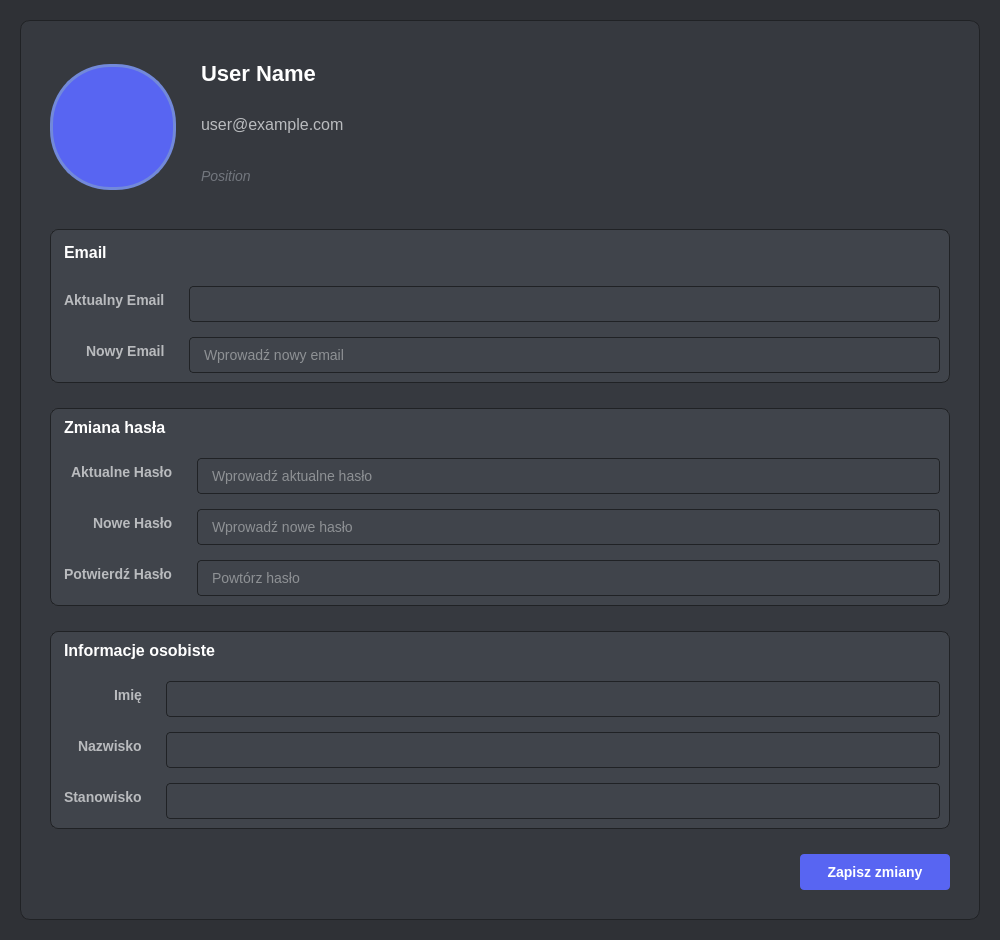
<?xml version="1.0" encoding="UTF-8"?>
<ui version="4.0">
 <class>AccountSettingsWidget</class>
 <widget class="QWidget" name="AccountSettingsWidget">
  <property name="geometry">
   <rect>
    <x>0</x>
    <y>0</y>
    <width>1000</width>
    <height>940</height>
   </rect>
  </property>
  <property name="windowTitle">
   <string>Account Settings</string>
  </property>
  <property name="styleSheet">
   <string notr="true">
/* --- Main Window Style --- */
QWidget#AccountSettingsWidget {
    background-color: #2f3136;
    color: #e8e9ea;
    font-family: &quot;Segoe UI&quot;, Roboto, Cantarell, &quot;Helvetica Neue&quot;, sans-serif;
    font-size: 14px;
}

/* --- Content Card Style --- */
QWidget#contentCard {
    background-color: #36393f;
    border-radius: 10px;
    border: 1px solid #202225;
}

/* --- Layouts --- */
QVBoxLayout, QHBoxLayout, QFormLayout, QGridLayout {
    background-color: transparent;
}

/* --- Section Card Style --- */
QFrame.sectionCard {
    background-color: #40444b;
    border-radius: 8px;
    border: 1px solid #202225;
    padding: 15px;
}

/* --- Avatar Style --- */
QLabel#avatarLabel {
    background-color: #5865F2;
    border: 3px solid #7289da;
    border-radius: 60px;
    min-width: 120px;
    max-width: 120px;
    min-height: 120px;
    max-height: 120px;
    qproperty-alignment: AlignCenter;
    color: white;
    font-size: 42px;
    font-weight: bold;
}

/* --- Heading Styles --- */
QLabel#usernameLabel {
    color: white;
    font-size: 22px;
    font-weight: bold;
    background-color: transparent;
}

QLabel#emailLabel {
    color: #b9bbbe;
    font-size: 16px;
    background-color: transparent;
}

QLabel#positionLabel {
    color: #72767d;
    font-size: 14px;
    font-style: italic;
    background-color: transparent;
}

QLabel.sectionTitle {
    color: white;
    font-size: 16px;
    font-weight: bold;
    padding-bottom: 5px;
    border-bottom: 1px solid #4f545c;
    background-color: transparent;
}

/* --- Form Labels --- */
QLabel.formLabel {
    color: #b9bbbe;
    font-size: 14px;
    font-weight: 500;
    padding-right: 5px;
    background-color: transparent;
}

/* --- Line Edits --- */
QLineEdit {
    background-color: #40444b;
    color: #dcddde;
    border: 1px solid #202225;
    border-radius: 4px;
    padding: 8px 12px;
    font-size: 14px;
    selection-background-color: #5865F2;
}

QLineEdit:focus {
    border: 1px solid #5865F2;
    background-color: #454950;
}

QLineEdit:disabled {
    background-color: #36393f;
    color: #72767d;
}

QLineEdit::placeholder {
    color: #72767d;
}

/* --- Buttons --- */
QPushButton.primaryButton {
    background-color: #5865F2;
    color: white;
    border: none;
    border-radius: 4px;
    padding: 10px 20px;
    font-size: 14px;
    font-weight: 600;
}

QPushButton.primaryButton:hover {
    background-color: #4752c4;
}

QPushButton.primaryButton:pressed {
    background-color: #3c45a5;
}

QPushButton.secondaryButton {
    background-color: #4f545c;
    color: white;
    border: none;
    border-radius: 4px;
    padding: 8px 16px;
    font-size: 13px;
}

QPushButton.secondaryButton:hover {
    background-color: #5d6269;
}

QPushButton.secondaryButton:pressed {
    background-color: #6b6f79;
}

/* --- Status Label --- */
QLabel#statusLabel {
    color: #5865F2;
    font-size: 14px;
    min-height: 20px;
    background-color: transparent;
}

QLabel#statusLabel[warning=&quot;true&quot;] {
    color: #faa61a;
}

QLabel#statusLabel[error=&quot;true&quot;] {
    color: #ed4245;
}

/* --- Tooltip --- */
QToolTip {
    background-color: #202225;
    color: #dcddde;
    border: 1px solid #4f545c;
    padding: 5px;
}
   </string>
  </property>
  <layout class="QVBoxLayout" name="mainLayout">
   <property name="spacing">
    <number>20</number>
   </property>
   <property name="leftMargin">
    <number>20</number>
   </property>
   <property name="topMargin">
    <number>20</number>
   </property>
   <property name="rightMargin">
    <number>20</number>
   </property>
   <property name="bottomMargin">
    <number>20</number>
   </property>
   <item>
    <widget class="QWidget" name="contentCard" native="true">
     <property name="minimumSize">
      <size>
       <width>0</width>
       <height>0</height>
      </size>
     </property>
     <layout class="QVBoxLayout" name="contentLayout">
      <property name="spacing">
       <number>25</number>
      </property>
      <property name="leftMargin">
       <number>30</number>
      </property>
      <property name="topMargin">
       <number>30</number>
      </property>
      <property name="rightMargin">
       <number>30</number>
      </property>
      <property name="bottomMargin">
       <number>30</number>
      </property>
      <item>
       <layout class="QHBoxLayout" name="headerLayout">
        <property name="spacing">
         <number>25</number>
        </property>
        <item>
         <widget class="QLabel" name="avatarLabel">
          <property name="text">
           <string/>
          </property>
         </widget>
        </item>
        <item>
         <layout class="QVBoxLayout" name="profileInfo">
          <property name="spacing">
           <number>5</number>
          </property>
          <item>
           <widget class="QLabel" name="usernameLabel">
            <property name="text">
             <string>User Name</string>
            </property>
           </widget>
          </item>
          <item>
           <widget class="QLabel" name="emailLabel">
            <property name="text">
             <string>user@example.com</string>
            </property>
           </widget>
          </item>
          <item>
           <widget class="QLabel" name="positionLabel">
            <property name="text">
             <string>Position</string>
            </property>
           </widget>
          </item>
          <item>
           <spacer name="profileSpacer">
            <property name="orientation">
             <enum>Qt::Vertical</enum>
            </property>
            <property name="sizeType">
             <enum>QSizePolicy::Fixed</enum>
            </property>
            <property name="sizeHint" stdset="0">
             <size>
              <width>20</width>
              <height>5</height>
             </size>
            </property>
           </spacer>
          </item>
         </layout>
        </item>
        <item>
         <spacer name="headerSpacer">
          <property name="orientation">
           <enum>Qt::Horizontal</enum>
          </property>
          <property name="sizeHint" stdset="0">
           <size>
            <width>40</width>
            <height>20</height>
           </size>
          </property>
         </spacer>
        </item>
       </layout>
      </item>
      <item>
       <widget class="QFrame" name="emailSection">
        <property name="styleSheet">
         <string>QFrame#emailSection{
background-color: #40444b;
border-radius: 8px;
border: 1px solid #202225;
}</string>
        </property>
        <property name="frameShape">
         <enum>QFrame::StyledPanel</enum>
        </property>
        <property name="frameShadow">
         <enum>QFrame::Raised</enum>
        </property>
        <layout class="QVBoxLayout" name="emailSectionLayout">
         <property name="spacing">
          <number>15</number>
         </property>
         <item>
          <widget class="QLabel" name="emailSectionTitle">
           <property name="styleSheet">
            <string>color: white;
font-size: 16px;
font-weight: bold;
padding-bottom: 5px;
border-bottom: 1px solid #4f545c;</string>
           </property>
           <property name="text">
            <string>Email</string>
           </property>
          </widget>
         </item>
         <item>
          <layout class="QFormLayout" name="emailFormLayout">
           <property name="labelAlignment">
            <set>Qt::AlignRight|Qt::AlignTrailing|Qt::AlignVCenter</set>
           </property>
           <property name="horizontalSpacing">
            <number>15</number>
           </property>
           <property name="verticalSpacing">
            <number>15</number>
           </property>
           <item row="0" column="0">
            <widget class="QLabel" name="currentEmailLabel">
             <property name="styleSheet">
              <string>color: #b9bbbe;
font-size: 14px;
font-weight: 500;
padding-right: 5px;</string>
             </property>
             <property name="text">
              <string>Aktualny Email</string>
             </property>
            </widget>
           </item>
           <item row="0" column="1">
            <widget class="QLineEdit" name="email">
             <property name="readOnly">
              <bool>true</bool>
             </property>
            </widget>
           </item>
           <item row="1" column="0">
            <widget class="QLabel" name="newEmailLabel">
             <property name="styleSheet">
              <string>color: #b9bbbe;
font-size: 14px;
font-weight: 500;
padding-right: 5px;</string>
             </property>
             <property name="text">
              <string>Nowy Email</string>
             </property>
            </widget>
           </item>
           <item row="1" column="1">
            <widget class="QLineEdit" name="new_email">
             <property name="placeholderText">
              <string>Wprowadź nowy email</string>
             </property>
            </widget>
           </item>
          </layout>
         </item>
        </layout>
       </widget>
      </item>
      <item>
       <widget class="QFrame" name="passwordSection">
        <property name="styleSheet">
         <string>QFrame#passwordSection{
background-color: #40444b;
border-radius: 8px;
border: 1px solid #202225;
}</string>
        </property>
        <property name="frameShape">
         <enum>QFrame::StyledPanel</enum>
        </property>
        <property name="frameShadow">
         <enum>QFrame::Raised</enum>
        </property>
        <layout class="QVBoxLayout" name="passwordSectionLayout">
         <property name="spacing">
          <number>15</number>
         </property>
         <item>
          <widget class="QLabel" name="passwordSectionTitle">
           <property name="styleSheet">
            <string>color: white;
font-size: 16px;
font-weight: bold;
padding-bottom: 5px;
border-bottom: 1px solid #4f545c;</string>
           </property>
           <property name="text">
            <string>Zmiana hasła</string>
           </property>
          </widget>
         </item>
         <item>
          <layout class="QFormLayout" name="passwordFormLayout">
           <property name="labelAlignment">
            <set>Qt::AlignRight|Qt::AlignTrailing|Qt::AlignVCenter</set>
           </property>
           <property name="horizontalSpacing">
            <number>15</number>
           </property>
           <property name="verticalSpacing">
            <number>15</number>
           </property>
           <item row="0" column="0">
            <widget class="QLabel" name="currentPasswordLabel">
             <property name="styleSheet">
              <string>color: #b9bbbe;
font-size: 14px;
font-weight: 500;
padding-right: 5px;</string>
             </property>
             <property name="text">
              <string>Aktualne Hasło</string>
             </property>
            </widget>
           </item>
           <item row="0" column="1">
            <widget class="QLineEdit" name="password">
             <property name="text">
              <string/>
             </property>
             <property name="echoMode">
              <enum>QLineEdit::Password</enum>
             </property>
             <property name="placeholderText">
              <string>Wprowadź aktualne hasło</string>
             </property>
            </widget>
           </item>
           <item row="1" column="0">
            <widget class="QLabel" name="newPasswordLabel">
             <property name="styleSheet">
              <string>color: #b9bbbe;
font-size: 14px;
font-weight: 500;
padding-right: 5px;</string>
             </property>
             <property name="text">
              <string>Nowe Hasło</string>
             </property>
            </widget>
           </item>
           <item row="1" column="1">
            <widget class="QLineEdit" name="new_password">
             <property name="echoMode">
              <enum>QLineEdit::Password</enum>
             </property>
             <property name="placeholderText">
              <string>Wprowadź nowe hasło</string>
             </property>
            </widget>
           </item>
           <item row="2" column="0">
            <widget class="QLabel" name="confirmPasswordLabel">
             <property name="styleSheet">
              <string>color: #b9bbbe;
font-size: 14px;
font-weight: 500;
padding-right: 5px;</string>
             </property>
             <property name="text">
              <string>Potwierdź Hasło</string>
             </property>
            </widget>
           </item>
           <item row="2" column="1">
            <widget class="QLineEdit" name="confirm_new_password">
             <property name="echoMode">
              <enum>QLineEdit::Password</enum>
             </property>
             <property name="placeholderText">
              <string>Powtórz hasło</string>
             </property>
            </widget>
           </item>
          </layout>
         </item>
        </layout>
       </widget>
      </item>
      <item>
       <widget class="QFrame" name="personalInfoSection">
        <property name="styleSheet">
         <string>QFrame#personalInfoSection{
background-color: #40444b;
border-radius: 8px;
border: 1px solid #202225;
}</string>
        </property>
        <property name="frameShape">
         <enum>QFrame::StyledPanel</enum>
        </property>
        <property name="frameShadow">
         <enum>QFrame::Raised</enum>
        </property>
        <layout class="QVBoxLayout" name="personalInfoSectionLayout">
         <property name="spacing">
          <number>15</number>
         </property>
         <item>
          <widget class="QLabel" name="personalInfoSectionTitle">
           <property name="styleSheet">
            <string>color: white;
font-size: 16px;
font-weight: bold;
padding-bottom: 5px;
border-bottom: 1px solid #4f545c;</string>
           </property>
           <property name="text">
            <string>Informacje osobiste</string>
           </property>
          </widget>
         </item>
         <item>
          <layout class="QFormLayout" name="personalInfoFormLayout">
           <property name="labelAlignment">
            <set>Qt::AlignRight|Qt::AlignTrailing|Qt::AlignVCenter</set>
           </property>
           <property name="horizontalSpacing">
            <number>15</number>
           </property>
           <property name="verticalSpacing">
            <number>15</number>
           </property>
           <item row="0" column="0">
            <widget class="QLabel" name="nameLabel">
             <property name="styleSheet">
              <string>color: #b9bbbe;
font-size: 14px;
font-weight: 500;
padding-right: 5px;</string>
             </property>
             <property name="text">
              <string>Imię</string>
             </property>
            </widget>
           </item>
           <item row="0" column="1">
            <widget class="QLineEdit" name="name">
             <property name="readOnly">
              <bool>true</bool>
             </property>
            </widget>
           </item>
           <item row="1" column="0">
            <widget class="QLabel" name="surnameLabel">
             <property name="styleSheet">
              <string>color: #b9bbbe;
font-size: 14px;
font-weight: 500;
padding-right: 5px;</string>
             </property>
             <property name="text">
              <string>Nazwisko</string>
             </property>
            </widget>
           </item>
           <item row="1" column="1">
            <widget class="QLineEdit" name="surname">
             <property name="readOnly">
              <bool>true</bool>
             </property>
            </widget>
           </item>
           <item row="2" column="0">
            <widget class="QLabel" name="jobPositionLabel">
             <property name="styleSheet">
              <string>color: #b9bbbe;
font-size: 14px;
font-weight: 500;
padding-right: 5px;</string>
             </property>
             <property name="text">
              <string>Stanowisko</string>
             </property>
            </widget>
           </item>
           <item row="2" column="1">
            <widget class="QLineEdit" name="position">
             <property name="readOnly">
              <bool>true</bool>
             </property>
            </widget>
           </item>
          </layout>
         </item>
        </layout>
       </widget>
      </item>
      <item>
       <layout class="QHBoxLayout" name="bottomLayout">
        <item>
         <widget class="QLabel" name="statusLabel">
          <property name="text">
           <string/>
          </property>
         </widget>
        </item>
        <item>
         <spacer name="bottomSpacer">
          <property name="orientation">
           <enum>Qt::Horizontal</enum>
          </property>
          <property name="sizeHint" stdset="0">
           <size>
            <width>40</width>
            <height>20</height>
           </size>
          </property>
         </spacer>
        </item>
        <item>
         <widget class="QPushButton" name="saveChanges">
          <property name="minimumSize">
           <size>
            <width>150</width>
            <height>0</height>
           </size>
          </property>
          <property name="styleSheet">
           <string>background-color: #5865F2;
color: white;
border: none;
border-radius: 4px;
padding: 10px 20px;
font-size: 14px;
font-weight: 600;</string>
          </property>
          <property name="text">
           <string>Zapisz zmiany</string>
          </property>
         </widget>
        </item>
       </layout>
      </item>
     </layout>
    </widget>
   </item>
  </layout>
 </widget>
 <tabstops>
  <tabstop>new_email</tabstop>
  <tabstop>password</tabstop>
  <tabstop>new_password</tabstop>
  <tabstop>confirm_new_password</tabstop>
  <tabstop>saveChanges</tabstop>
 </tabstops>
 <resources/>
 <connections/>
</ui>
